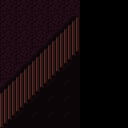

This game map was drawn from its Tiled (.tmx) file and the tilesets committed beside it. A one-line description and the full map source follow:
An orthogonal 8x8 tile map with 16x16 px tiles, 1 tile layer (Tiles).

<map version="1.5" tiledversion="1.7.2" orientation="orthogonal" renderorder="right-down" width="8" height="8" tilewidth="16" tileheight="16" infinite="0" nextlayerid="2" nextobjectid="1">
 <tileset firstgid="1" source="tileset.tsx" />
 <layer id="1" name="Tiles" width="8" height="8">
  <data encoding="csv">
2,2,2,2,2,0,0,0,
2,2,2,4,1,0,0,0,
2,2,4,1,3,0,0,0,
2,4,1,3,5,0,0,0,
4,1,3,5,6,0,0,0,
1,3,5,6,6,0,0,0,
3,5,6,6,6,0,0,0,
5,6,6,6,6,0,0,0
</data>
 </layer>
</map>
